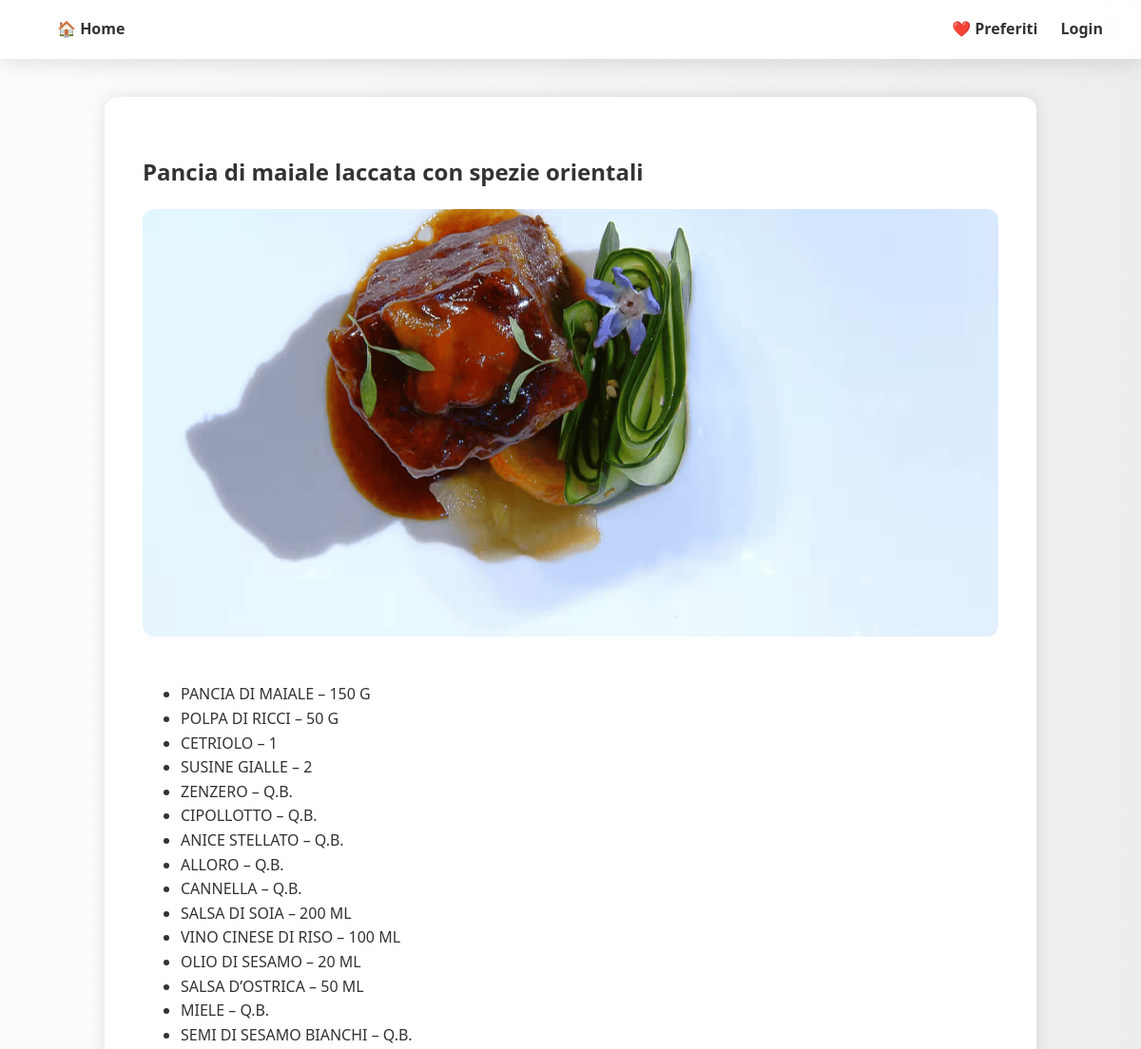
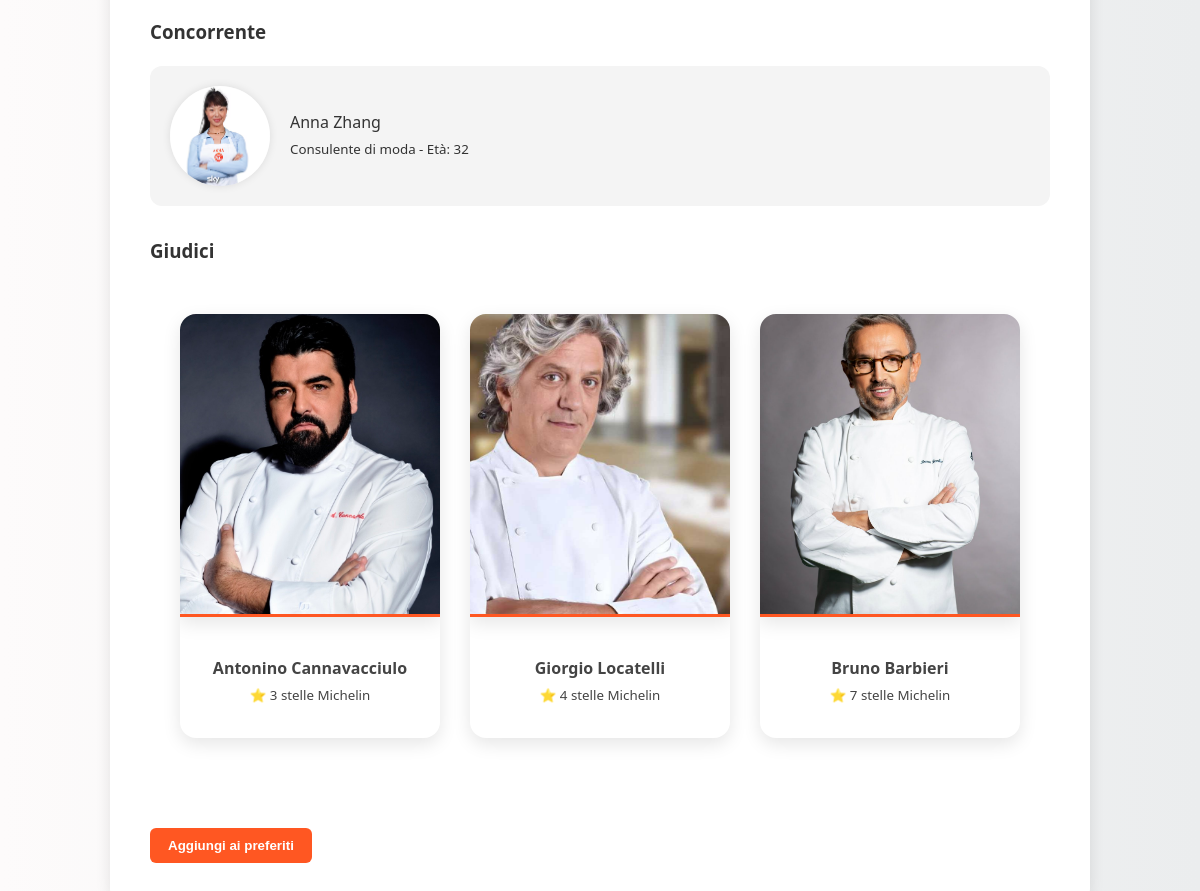
The app's page /ricetta/2/ with its own data (2 pictures, top to bottom).
### ricette/models.py (models this page shows, shortened)
class Ricetta(models.Model):
    titolo = models.CharField(max_length=200)
    descrizione = models.TextField()
    immagine = models.ImageField(upload_to='immagini/')
    concorrente = models.ForeignKey(Concorrente, on_delete=models.CASCADE, null=True, blank=True)
    giudici = models.ManyToManyField(Chef, related_name='ricette_giudicate')

class Concorrente(models.Model):
    nome = models.CharField(max_length=100)
    cognome = models.CharField(max_length=100, default="Sconosciuto", blank=True)
    professione = models.CharField(max_length=100, default="Non specificata", blank=True)
    eta = models.PositiveIntegerField(default=0)
    foto = models.ImageField(upload_to='immagini/foto_concorrenti/', default='immagini/default_concorrente.jpg')

class Chef(models.Model):
    nome = models.CharField(max_length=100)
    cognome = models.CharField(max_length=100, default="Sconosciuto", blank=True)
    stelle_michelin = models.PositiveIntegerField(default=0)
    foto = models.ImageField(upload_to='immagini/foto_chef/', default='immagini/default_chef.jpg')

### ricette/views.py (the view)
# urls.py: path('ricetta/<int:ricetta_id>/', views.dettaglio_ricetta, name='dettaglio_ricetta'),
def dettaglio_ricetta(request, ricetta_id):
    ricetta = Ricetta.objects.get(id=ricetta_id)
    is_preferito = False
    if request.user.is_authenticated:
        is_preferito = Preferito.objects.filter(user=request.user, ricetta=ricetta).exists()
    return render(request, 'ricette/dettaglio.html', {
        'ricetta': ricetta,
        'is_preferito': is_preferito,
    })

### ricette/templates/ricette/dettaglio.html (shortened to what this page needs)
{% extends 'ricette/base.html' %}
{% block content %}
<div class="dettaglio">
    <h2>{{ ricetta.titolo }}</h2>
    <img src="{{ ricetta.immagine.url }}" class="dettaglio-img"><br>
    <ul>
    {% for riga in ricetta.descrizione.splitlines %}
        <li>{{ riga }}</li>
    {% endfor %}
    </ul>
    <h3>Concorrente</h3>
    <div class="profilo-box">
        <img src="{{ ricetta.concorrente.foto.url }}" alt="Foto concorrente" class="profilo-img">
        <p>{{ ricetta.concorrente.nome }} {{ ricetta.concorrente.cognome }}<br>
        <small>{{ ricetta.concorrente.professione }} - Età: {{ ricetta.concorrente.eta }}</small></p>
    </div>
    <h3>Giudici</h3>
    <div class="giudici-box">
        {% for chef in ricetta.giudici.all %}
        <div class="giudice-card">
            <img src="{{ chef.foto.url }}" alt="Foto giudice" class="giudice-card">
            <p><strong>{{ chef.nome }} {{ chef.cognome }}</strong><br>
            <small>⭐ {{ chef.stelle_michelin }} stelle Michelin</small></p>
        </div>
        {% empty %}
        <p>Nessun giudizio ancora</p>
        {% endfor %}
    </div>
    {% if is_preferito %}
        <button class="btn" disabled>Già nei preferiti</button>
    {% else %}
        <form method="post" action="{% url 'aggiungi_preferito' ricetta.id %}">
            <button type="submit" class="btn">Aggiungi ai preferiti</button>
        </form>
    {% endif %}
</div>
{% endblock %}

### ricette/templates/ricette/base.html (shortened to what this page needs)
{% load static %}
<!DOCTYPE html>
<html lang="it">
<head>
    <link rel="stylesheet" href="{% static 'css/style.css' %}">
</head>
<body>
    <nav class="navbar">
        <div class="nav-left">
            <a href="{% url 'home' %}">🏠 Home</a>
        </div>
        <div class="nav-right">
            <a href="{% url 'preferiti' %}">❤️ Preferiti</a>
            {% if request.user.is_authenticated %}
                <span>{{ request.user.username }}</span>
                <a href="{% url 'logout_view' %}">Logout</a>
            {% else %}
                <a href="{% url 'login_register' %}">Login</a>
            {% endif %}
        </div>
    </nav>
    <main>
        {% block content %}{% endblock %}
    </main>
</body>
</html>

### ricette/static/css/style.css (style rules this page uses)
body { background: linear-gradient(to right, #fdfbfb, #ebedee); font-family: 'Segoe UI', Tahoma, Geneva, Verdana, sans-serif; color: #333; margin: 0; padding: 0; line-height: 1.6; font-size: 16px; }
.navbar { background: rgba(255, 255, 255, 0.95); backdrop-filter: blur(10px); box-shadow: 0 6px 20px rgba(0, 0, 0, 0.1); padding: 18px 40px; display: flex; justify-content: space-between; align-items: center; position: sticky; top: 0; z-index: 1000; }
.navbar a { text-decoration: none; color: #333; margin-left: 20px; font-weight: 600; position: relative; transition: color 0.3s ease; }
.dettaglio { max-width: 900px; margin: 40px auto; background-color: white; padding: 40px; border-radius: 14px; box-shadow: 0 0 15px rgba(0,0,0,0.1); }
.dettaglio-img { width: 100%; max-height: 450px; object-fit: cover; border-radius: 12px; margin-bottom: 25px; }
.profilo-box { display: flex; align-items: center; gap: 20px; background: #f4f4f4; padding: 20px; border-radius: 12px; margin-bottom: 30px; }
.profilo-img { width: 100px; height: 100px; border-radius: 50%; object-fit: cover; box-shadow: 0 0 8px rgba(0, 0, 0, 0.1); }
.giudici-box { display: grid; grid-template-columns: repeat(auto-fit, minmax(260px, 1fr)); gap: 30px; padding: 30px; margin-bottom: 60px; }
.giudice-card { background-color: #fff; border-radius: 16px; overflow: hidden; box-shadow: 0 6px 18px rgba(0, 0, 0, 0.1); transition: transform 0.3s ease; text-align: center; }
.giudice-card img { width: 100%; height: 300px; object-fit: cover; border-bottom: 3px solid #ff5722; border-radius: 0; }
.giudice-card p { padding: 15px; font-size: 1rem; color: #444; }
.btn { background-color: #ff5722; color: white; padding: 10px 18px; border: none; border-radius: 6px; cursor: pointer; font-weight: bold; transition: all 0.3s ease; }

### records on screen
Ricetta: titolo "Pancia di maiale laccata con spezie orientali", immagine (picture), concorrente.foto (picture), concorrente.nome "Anna", concorrente.cognome "Zhang", concorrente.professione "Consulente di moda", concorrente.eta "32"
Chef: foto (picture), nome "Antonino", cognome "Cannavacciulo", stelle_michelin "3"
Chef: foto (picture), nome "Giorgio", cognome "Locatelli", stelle_michelin "4"
Chef: foto (picture), nome "Bruno", cognome "Barbieri", stelle_michelin "7"

### other values on screen
{{ riga }} "PANCIA DI MAIALE – 150 G" "POLPA DI RICCI – 50 G" "CETRIOLO – 1" "SUSINE GIALLE – 2" "ZENZERO – Q.B." "CIPOLLOTTO – Q.B." "ANICE STELLATO – Q.B." "ALLORO – Q.B." "CANNELLA – Q.B." "SALSA DI SOIA – 200 ML" "VINO CINESE DI RISO – 100 ML" "OLIO DI SESAMO – 20 ML" "SALSA D’OSTRICA – 50 ML" "MIELE – Q.B." "SEMI DI SESAMO BIANCHI – Q.B."
